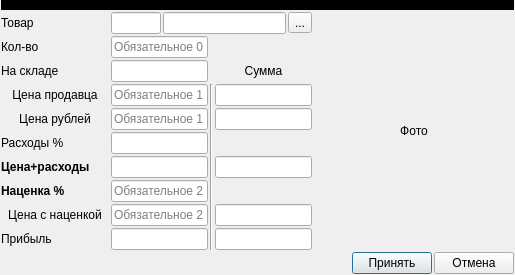
<?xml version="1.0" encoding="UTF-8"?>
<ui version="4.0">
 <class>Dialog</class>
 <widget class="QDialog" name="Dialog">
  <property name="geometry">
   <rect>
    <x>0</x>
    <y>0</y>
    <width>515</width>
    <height>264</height>
   </rect>
  </property>
  <property name="windowTitle">
   <string>Позиция прихода</string>
  </property>
  <layout class="QGridLayout" name="gridLayout_2">
   <property name="leftMargin">
    <number>1</number>
   </property>
   <property name="topMargin">
    <number>0</number>
   </property>
   <property name="rightMargin">
    <number>1</number>
   </property>
   <property name="bottomMargin">
    <number>1</number>
   </property>
   <property name="spacing">
    <number>2</number>
   </property>
   <item row="3" column="0" colspan="2">
    <layout class="QHBoxLayout" name="horizontalLayout_5">
     <property name="spacing">
      <number>2</number>
     </property>
     <item>
      <spacer name="horizontalSpacer_3">
       <property name="orientation">
        <enum>Qt::Horizontal</enum>
       </property>
       <property name="sizeHint" stdset="0">
        <size>
         <width>40</width>
         <height>20</height>
        </size>
       </property>
      </spacer>
     </item>
     <item>
      <widget class="QPushButton" name="pushButton_2">
       <property name="text">
        <string>Принять</string>
       </property>
      </widget>
     </item>
     <item>
      <widget class="QPushButton" name="pushButton">
       <property name="text">
        <string>Отмена</string>
       </property>
      </widget>
     </item>
    </layout>
   </item>
   <item row="1" column="0">
    <layout class="QGridLayout" name="gridLayout">
     <property name="spacing">
      <number>2</number>
     </property>
     <item row="2" column="0">
      <widget class="QLabel" name="label_4">
       <property name="text">
        <string>На складе</string>
       </property>
      </widget>
     </item>
     <item row="0" column="1" colspan="3">
      <layout class="QHBoxLayout" name="horizontalLayout">
       <property name="spacing">
        <number>2</number>
       </property>
       <item>
        <widget class="QLineEdit" name="le_article">
         <property name="maximumSize">
          <size>
           <width>50</width>
           <height>16777215</height>
          </size>
         </property>
         <property name="readOnly">
          <bool>true</bool>
         </property>
        </widget>
       </item>
       <item>
        <widget class="QLineEdit" name="le_part">
         <property name="readOnly">
          <bool>true</bool>
         </property>
        </widget>
       </item>
       <item>
        <widget class="QToolButton" name="tb_product">
         <property name="text">
          <string>...</string>
         </property>
        </widget>
       </item>
      </layout>
     </item>
     <item row="1" column="1">
      <widget class="QLineEdit" name="le_value">
       <property name="placeholderText">
        <string>Обязательное 0</string>
       </property>
      </widget>
     </item>
     <item row="7" column="0">
      <widget class="QLabel" name="label_8">
       <property name="text">
        <string>&lt;html&gt;&lt;head/&gt;&lt;body&gt;&lt;p&gt;&lt;span style=&quot; font-weight:600;&quot;&gt;Наценка %&lt;/span&gt;&lt;/p&gt;&lt;/body&gt;&lt;/html&gt;</string>
       </property>
      </widget>
     </item>
     <item row="1" column="0">
      <widget class="QLabel" name="label_3">
       <property name="text">
        <string>Кол-во</string>
       </property>
      </widget>
     </item>
     <item row="8" column="0">
      <widget class="QToolButton" name="toolButton_4">
       <property name="text">
        <string>Цена с наценкой</string>
       </property>
       <property name="autoRaise">
        <bool>true</bool>
       </property>
      </widget>
     </item>
     <item row="3" column="2" rowspan="7">
      <widget class="Line" name="line">
       <property name="orientation">
        <enum>Qt::Vertical</enum>
       </property>
      </widget>
     </item>
     <item row="7" column="1">
      <widget class="QLineEdit" name="le_markup">
       <property name="placeholderText">
        <string>Обязательное 2</string>
       </property>
      </widget>
     </item>
     <item row="4" column="1">
      <widget class="QLineEdit" name="le_price_ru">
       <property name="placeholderText">
        <string>Обязательное 1</string>
       </property>
      </widget>
     </item>
     <item row="2" column="1">
      <widget class="QLineEdit" name="le_warehouse">
       <property name="readOnly">
        <bool>true</bool>
       </property>
      </widget>
     </item>
     <item row="3" column="1">
      <widget class="QLineEdit" name="le_price_ven">
       <property name="placeholderText">
        <string>Обязательное 1</string>
       </property>
      </widget>
     </item>
     <item row="9" column="1">
      <widget class="QLineEdit" name="le_price_profit">
       <property name="readOnly">
        <bool>true</bool>
       </property>
      </widget>
     </item>
     <item row="9" column="0">
      <widget class="QLabel" name="label_10">
       <property name="text">
        <string>Прибыль</string>
       </property>
      </widget>
     </item>
     <item row="6" column="0">
      <widget class="QLabel" name="label_5">
       <property name="text">
        <string>&lt;html&gt;&lt;head/&gt;&lt;body&gt;&lt;p&gt;&lt;span style=&quot; font-weight:600;&quot;&gt;Цена+расходы&lt;/span&gt;&lt;/p&gt;&lt;/body&gt;&lt;/html&gt;</string>
       </property>
      </widget>
     </item>
     <item row="3" column="0">
      <widget class="QToolButton" name="toolButton_2">
       <property name="sizePolicy">
        <sizepolicy hsizetype="Minimum" vsizetype="Fixed">
         <horstretch>0</horstretch>
         <verstretch>0</verstretch>
        </sizepolicy>
       </property>
       <property name="text">
        <string>Цена продавца</string>
       </property>
       <property name="autoRaise">
        <bool>true</bool>
       </property>
      </widget>
     </item>
     <item row="4" column="0">
      <widget class="QToolButton" name="toolButton_3">
       <property name="sizePolicy">
        <sizepolicy hsizetype="Minimum" vsizetype="Fixed">
         <horstretch>0</horstretch>
         <verstretch>0</verstretch>
        </sizepolicy>
       </property>
       <property name="text">
        <string>Цена рублей</string>
       </property>
       <property name="checkable">
        <bool>false</bool>
       </property>
       <property name="toolButtonStyle">
        <enum>Qt::ToolButtonIconOnly</enum>
       </property>
       <property name="autoRaise">
        <bool>true</bool>
       </property>
       <property name="arrowType">
        <enum>Qt::NoArrow</enum>
       </property>
      </widget>
     </item>
     <item row="6" column="1">
      <widget class="QLineEdit" name="le_price_a_cost">
       <property name="readOnly">
        <bool>true</bool>
       </property>
      </widget>
     </item>
     <item row="6" column="3">
      <widget class="QLineEdit" name="le_sum_a_cost">
       <property name="readOnly">
        <bool>true</bool>
       </property>
      </widget>
     </item>
     <item row="3" column="3">
      <widget class="QLineEdit" name="le_sum_ven"/>
     </item>
     <item row="4" column="3">
      <widget class="QLineEdit" name="le_sum_ru"/>
     </item>
     <item row="8" column="3">
      <widget class="QLineEdit" name="le_sum_sel"/>
     </item>
     <item row="2" column="3">
      <widget class="QLabel" name="label_13">
       <property name="text">
        <string>Сумма</string>
       </property>
       <property name="alignment">
        <set>Qt::AlignCenter</set>
       </property>
      </widget>
     </item>
     <item row="8" column="1">
      <widget class="QLineEdit" name="le_price_sel">
       <property name="placeholderText">
        <string>Обязательное 2</string>
       </property>
      </widget>
     </item>
     <item row="9" column="3">
      <widget class="QLineEdit" name="le_sum_profit">
       <property name="readOnly">
        <bool>true</bool>
       </property>
      </widget>
     </item>
     <item row="0" column="0">
      <widget class="QLabel" name="label">
       <property name="text">
        <string>Товар</string>
       </property>
      </widget>
     </item>
     <item row="5" column="0">
      <widget class="QLabel" name="label_2">
       <property name="text">
        <string>Расходы %</string>
       </property>
      </widget>
     </item>
     <item row="5" column="1">
      <widget class="QLineEdit" name="le_cost"/>
     </item>
    </layout>
   </item>
   <item row="2" column="0">
    <spacer name="verticalSpacer">
     <property name="orientation">
      <enum>Qt::Vertical</enum>
     </property>
     <property name="sizeHint" stdset="0">
      <size>
       <width>20</width>
       <height>40</height>
      </size>
     </property>
    </spacer>
   </item>
   <item row="1" column="1">
    <layout class="QHBoxLayout" name="horizontalLayout_2">
     <item>
      <widget class="QLabel" name="lb_photo">
       <property name="sizePolicy">
        <sizepolicy hsizetype="Maximum" vsizetype="Maximum">
         <horstretch>0</horstretch>
         <verstretch>0</verstretch>
        </sizepolicy>
       </property>
       <property name="minimumSize">
        <size>
         <width>200</width>
         <height>200</height>
        </size>
       </property>
       <property name="text">
        <string>Фото</string>
       </property>
       <property name="scaledContents">
        <bool>false</bool>
       </property>
       <property name="alignment">
        <set>Qt::AlignCenter</set>
       </property>
      </widget>
     </item>
    </layout>
   </item>
   <item row="0" column="0" colspan="2">
    <widget class="QWidget" name="widget" native="true">
     <property name="minimumSize">
      <size>
       <width>0</width>
       <height>10</height>
      </size>
     </property>
     <property name="styleSheet">
      <string notr="true">background-color: rgb(0, 0, 0);</string>
     </property>
    </widget>
   </item>
  </layout>
 </widget>
 <tabstops>
  <tabstop>le_value</tabstop>
  <tabstop>le_price_ven</tabstop>
  <tabstop>le_price_ru</tabstop>
  <tabstop>le_markup</tabstop>
  <tabstop>le_price_sel</tabstop>
  <tabstop>le_sum_ven</tabstop>
  <tabstop>le_sum_ru</tabstop>
  <tabstop>le_sum_sel</tabstop>
  <tabstop>le_sum_a_cost</tabstop>
  <tabstop>le_warehouse</tabstop>
  <tabstop>le_price_a_cost</tabstop>
  <tabstop>le_sum_profit</tabstop>
  <tabstop>le_price_profit</tabstop>
  <tabstop>le_part</tabstop>
  <tabstop>tb_product</tabstop>
  <tabstop>pushButton_2</tabstop>
  <tabstop>pushButton</tabstop>
  <tabstop>toolButton_2</tabstop>
  <tabstop>toolButton_3</tabstop>
  <tabstop>toolButton_4</tabstop>
 </tabstops>
 <resources/>
 <connections>
  <connection>
   <sender>le_value</sender>
   <signal>textEdited(QString)</signal>
   <receiver>Dialog</receiver>
   <slot>ui_calc_sum()</slot>
   <hints>
    <hint type="sourcelabel">
     <x>123</x>
     <y>50</y>
    </hint>
    <hint type="destinationlabel">
     <x>111</x>
     <y>0</y>
    </hint>
   </hints>
  </connection>
  <connection>
   <sender>le_price_ven</sender>
   <signal>textEdited(QString)</signal>
   <receiver>Dialog</receiver>
   <slot>ui_calc_sum()</slot>
   <hints>
    <hint type="sourcelabel">
     <x>138</x>
     <y>92</y>
    </hint>
    <hint type="destinationlabel">
     <x>146</x>
     <y>0</y>
    </hint>
   </hints>
  </connection>
  <connection>
   <sender>le_price_ru</sender>
   <signal>textEdited(QString)</signal>
   <receiver>Dialog</receiver>
   <slot>ui_calc_sum()</slot>
   <hints>
    <hint type="sourcelabel">
     <x>155</x>
     <y>115</y>
    </hint>
    <hint type="destinationlabel">
     <x>169</x>
     <y>0</y>
    </hint>
   </hints>
  </connection>
  <connection>
   <sender>le_price_sel</sender>
   <signal>textEdited(QString)</signal>
   <receiver>Dialog</receiver>
   <slot>ui_calc_sum()</slot>
   <hints>
    <hint type="sourcelabel">
     <x>201</x>
     <y>210</y>
    </hint>
    <hint type="destinationlabel">
     <x>173</x>
     <y>0</y>
    </hint>
   </hints>
  </connection>
  <connection>
   <sender>le_sum_ven</sender>
   <signal>textEdited(QString)</signal>
   <receiver>Dialog</receiver>
   <slot>ui_calc_pcs()</slot>
   <hints>
    <hint type="sourcelabel">
     <x>219</x>
     <y>91</y>
    </hint>
    <hint type="destinationlabel">
     <x>229</x>
     <y>0</y>
    </hint>
   </hints>
  </connection>
  <connection>
   <sender>le_sum_ru</sender>
   <signal>textEdited(QString)</signal>
   <receiver>Dialog</receiver>
   <slot>ui_calc_pcs()</slot>
   <hints>
    <hint type="sourcelabel">
     <x>230</x>
     <y>114</y>
    </hint>
    <hint type="destinationlabel">
     <x>242</x>
     <y>0</y>
    </hint>
   </hints>
  </connection>
  <connection>
   <sender>le_sum_sel</sender>
   <signal>textEdited(QString)</signal>
   <receiver>Dialog</receiver>
   <slot>ui_calc_pcs()</slot>
   <hints>
    <hint type="sourcelabel">
     <x>308</x>
     <y>210</y>
    </hint>
    <hint type="destinationlabel">
     <x>250</x>
     <y>0</y>
    </hint>
   </hints>
  </connection>
  <connection>
   <sender>le_price_sel</sender>
   <signal>textEdited(QString)</signal>
   <receiver>Dialog</receiver>
   <slot>ui_calc_markup_percent()</slot>
   <hints>
    <hint type="sourcelabel">
     <x>201</x>
     <y>210</y>
    </hint>
    <hint type="destinationlabel">
     <x>0</x>
     <y>184</y>
    </hint>
   </hints>
  </connection>
  <connection>
   <sender>le_markup</sender>
   <signal>textEdited(QString)</signal>
   <receiver>Dialog</receiver>
   <slot>ui_calc_markup()</slot>
   <hints>
    <hint type="sourcelabel">
     <x>201</x>
     <y>188</y>
    </hint>
    <hint type="destinationlabel">
     <x>0</x>
     <y>162</y>
    </hint>
   </hints>
  </connection>
  <connection>
   <sender>le_price_ru</sender>
   <signal>textEdited(QString)</signal>
   <receiver>Dialog</receiver>
   <slot>ui_calc_price_a_cost()</slot>
   <hints>
    <hint type="sourcelabel">
     <x>111</x>
     <y>115</y>
    </hint>
    <hint type="destinationlabel">
     <x>0</x>
     <y>107</y>
    </hint>
   </hints>
  </connection>
  <connection>
   <sender>le_sum_ru</sender>
   <signal>textEdited(QString)</signal>
   <receiver>Dialog</receiver>
   <slot>ui_calc_price_a_cost()</slot>
   <hints>
    <hint type="sourcelabel">
     <x>253</x>
     <y>113</y>
    </hint>
    <hint type="destinationlabel">
     <x>0</x>
     <y>118</y>
    </hint>
   </hints>
  </connection>
  <connection>
   <sender>toolButton_2</sender>
   <signal>clicked()</signal>
   <receiver>Dialog</receiver>
   <slot>ui_calc_price_vendor()</slot>
   <hints>
    <hint type="sourcelabel">
     <x>29</x>
     <y>90</y>
    </hint>
    <hint type="destinationlabel">
     <x>0</x>
     <y>90</y>
    </hint>
   </hints>
  </connection>
  <connection>
   <sender>toolButton_3</sender>
   <signal>clicked()</signal>
   <receiver>Dialog</receiver>
   <slot>ui_calc_price_ru()</slot>
   <hints>
    <hint type="sourcelabel">
     <x>60</x>
     <y>106</y>
    </hint>
    <hint type="destinationlabel">
     <x>0</x>
     <y>48</y>
    </hint>
   </hints>
  </connection>
  <connection>
   <sender>tb_product</sender>
   <signal>clicked()</signal>
   <receiver>Dialog</receiver>
   <slot>ui_view_parts()</slot>
   <hints>
    <hint type="sourcelabel">
     <x>296</x>
     <y>21</y>
    </hint>
    <hint type="destinationlabel">
     <x>296</x>
     <y>0</y>
    </hint>
   </hints>
  </connection>
  <connection>
   <sender>le_value</sender>
   <signal>editingFinished()</signal>
   <receiver>Dialog</receiver>
   <slot>ui_calc_warehouse()</slot>
   <hints>
    <hint type="sourcelabel">
     <x>106</x>
     <y>40</y>
    </hint>
    <hint type="destinationlabel">
     <x>0</x>
     <y>0</y>
    </hint>
   </hints>
  </connection>
  <connection>
   <sender>pushButton</sender>
   <signal>clicked()</signal>
   <receiver>Dialog</receiver>
   <slot>ui_can()</slot>
   <hints>
    <hint type="sourcelabel">
     <x>475</x>
     <y>246</y>
    </hint>
    <hint type="destinationlabel">
     <x>474</x>
     <y>263</y>
    </hint>
   </hints>
  </connection>
  <connection>
   <sender>pushButton_2</sender>
   <signal>clicked()</signal>
   <receiver>Dialog</receiver>
   <slot>ui_acc()</slot>
   <hints>
    <hint type="sourcelabel">
     <x>435</x>
     <y>261</y>
    </hint>
    <hint type="destinationlabel">
     <x>393</x>
     <y>263</y>
    </hint>
   </hints>
  </connection>
  <connection>
   <sender>toolButton_4</sender>
   <signal>clicked()</signal>
   <receiver>Dialog</receiver>
   <slot>ui_get_parts_price()</slot>
   <hints>
    <hint type="sourcelabel">
     <x>34</x>
     <y>209</y>
    </hint>
    <hint type="destinationlabel">
     <x>0</x>
     <y>172</y>
    </hint>
   </hints>
  </connection>
  <connection>
   <sender>le_cost</sender>
   <signal>textEdited(QString)</signal>
   <receiver>Dialog</receiver>
   <slot>ui_calc_price_a_cost()</slot>
   <hints>
    <hint type="sourcelabel">
     <x>201</x>
     <y>144</y>
    </hint>
    <hint type="destinationlabel">
     <x>0</x>
     <y>125</y>
    </hint>
   </hints>
  </connection>
 </connections>
 <slots>
  <slot>ui_calc_sum()</slot>
  <slot>ui_calc_pcs()</slot>
  <slot>ui_calc_markup_percent()</slot>
  <slot>ui_calc_markup()</slot>
  <slot>ui_calc_price_a_cost()</slot>
  <slot>ui_calc_price_vendor()</slot>
  <slot>ui_calc_price_ru()</slot>
  <slot>ui_view_parts()</slot>
  <slot>ui_calc_warehouse()</slot>
  <slot>ui_can()</slot>
  <slot>ui_acc()</slot>
  <slot>ui_get_parts_price()</slot>
 </slots>
</ui>
